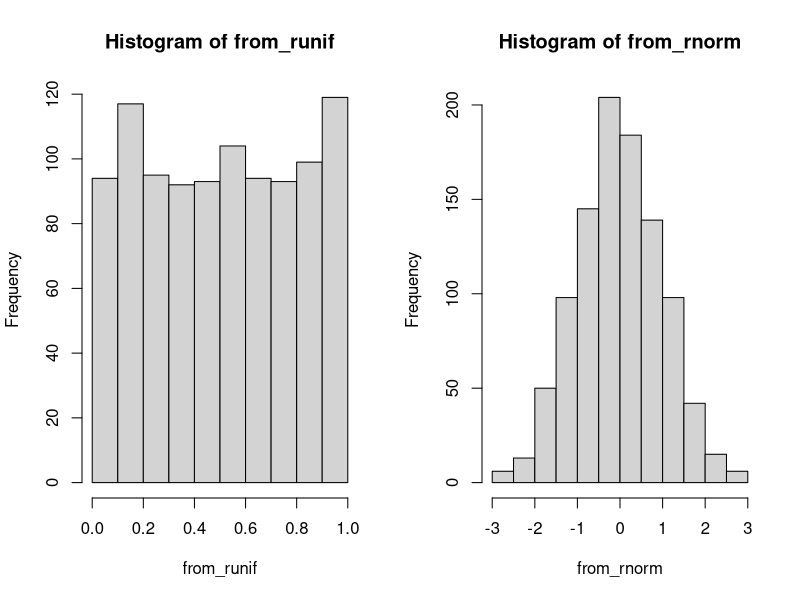
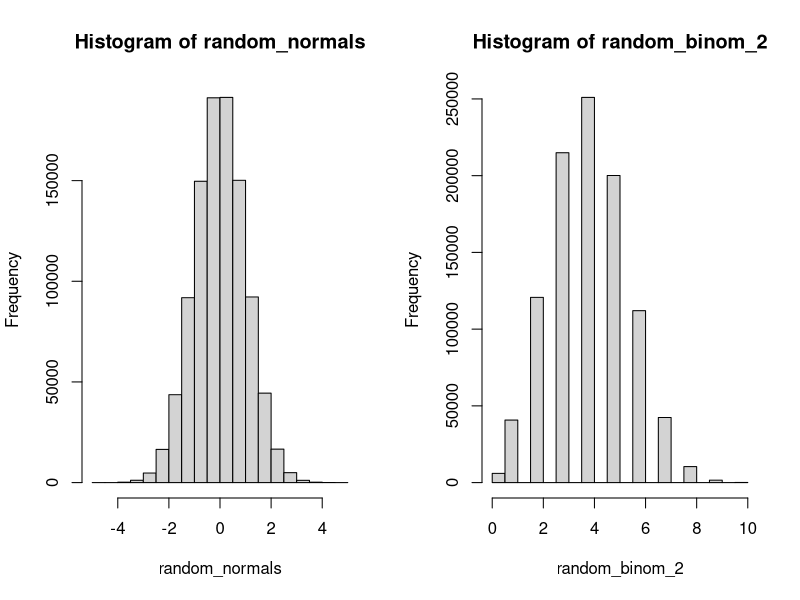

Here is the R script that generated these plots, in order:
## ---- chunk 1
library(dplyr)
library(purrr)

set.seed(7242) #set from Random.org
## ---- chunk 2
sample(x = 1:10, size = 5)
## ---- chunk 3
sample(x = 1:10, size = 10, replace = FALSE) ## no number appears more than once
## ---- chunk 4
sample(x = 1:10, size = 10, replace = TRUE) ## any number can appear more than once
## ---- chunk 5
sample(x = 1:10, size = 10, replace = FALSE)
## ---- chunk 6
sample(c("Head", "Tail"), size = 20, prob = c(.5, .5), replace = TRUE)
## ---- chunk 7
sample(c("Head", "Tail"), size = 20, prob = c(0.2, 0.8), replace = TRUE)
## ---- chunk 8
mtcars
## ---- chunk 9
mtcars[sample(1:ncol(mtcars), size=3, replace=F),]
slice_sample(mtcars, n=3)
## ---- chunk 10
mtcars %>% slice_sample(prop=.5)
## ---- chunk 11
mtcars %>% slice_sample(prop=1, replace=T)
## ---- chunk 12
rbinom(n = 100, size = 1, prob = 0.1)
## ---- chunk 13
rbinom(n = 10, size = 100, prob = 0.5)
## ---- chunk 14
runif(n = 5, min=0, max=1)
## ---- chunk 15
rnorm(n=5, mean=0, sd=2)

## ---- chunk 16
from_runif <- runif(n = 1000)
from_rnorm <- rnorm(n = 1000)

par(mfrow = c(1, 2)) ## base-R parameter for two plots at once
hist(from_runif)
hist(from_rnorm)
## ---- chunk 17

random_normals <- rnorm(n=1000000, mean=0, sd=1)
hist(random_normals)

random_binom_2 <- qbinom(runif(n=1000000), size=10, prob=.4)
hist(random_binom_2)
## ---- chunk 18
set.seed(02138)
runif(n = 10)
## ---- chunk 19
set.seed(02138)
runif(n = 10)
## ---- chunk 20
radvantage <- function(sides=20, k=2){
  return(max(sample.int(sides, k, replace = T)))
}

# Take the mean of 100,000 rolls with "advantage"
set.seed(60639)
mean(map_vec(1:1e5, radvantage))
## ---- chunk 21
birthday <- function(k){
  # For each person, sample a birthday
  bdays <- map_vec(1:k, function(x) sample.int(365, 1))
  # If any birthdays are duplicated, the length of unique(x) will be shorter than the length of x
  return(as.numeric(length(bdays) != length(unique(bdays))))
}

set.seed(60639)
# For a room of 23 people
mean(map_vec(1:1e4, function(x) birthday(23)))

# For a room of 90 people
mean(map_vec(1:1e4, function(x) birthday(60)))
## ---- chunk 22
set.seed(60639)
mean(rcauchy(1e5)) # Average of 100,000 draws from a Cauchy(0, 1)
mean(rcauchy(1e5)) # Another average of 100,000 draws from a Cauchy(0, 1) -- wildly different resutl!
## ---- chunk 23
# This function should take as input some number of decks and generate a shoe of cards in the form of a vector
# HINT: You don't need to store the actual cards, just their values
# HINT 2: Read the documentation for the 'rep' function
gen_deck <- function(){

}
## ---- chunk 24
# This function should take as input some vector that represents a hand of cards and return its value
# HINT: In R, the modulo operator is %%
value_hand <- function(){

}
## ---- chunk 25
# This function should take as input the banker's and the player's hands and return the outcome of the round
determine_winner <- function(){

}
## ---- chunk 26
# This is your main function. It should return (at a minimum) the outcome of the round of play
# HINT: Write out each phase of the round in plain language in the comments. Then try to implement that phase in code.
# HINT 2: You'll likely need to use a lot of conditional statements to implement the drawing rules
play_round <- function(){
 
}
## ---- chunk 27
# This function should take as input a choice and a wager. You can choose to have it wrap `play_round()` or have the call to `play_round()` passed as an argument. Either way, it should return a "payoff" based on the choice the bettor selects and the (random) outcome of the round.
standard_payoff <- function(){
 
}
## ---- chunk 28
set.seed(60639) # Set the seed
# Simulation code here

## ---- chunk 29
set.seed(60640) # Set the seed
# Simulation code here

## ---- chunk 30
set.seed(60641) # Set the seed
# Simulation code here

## ---- chunk 31
set.seed(60642) # Set the seed

